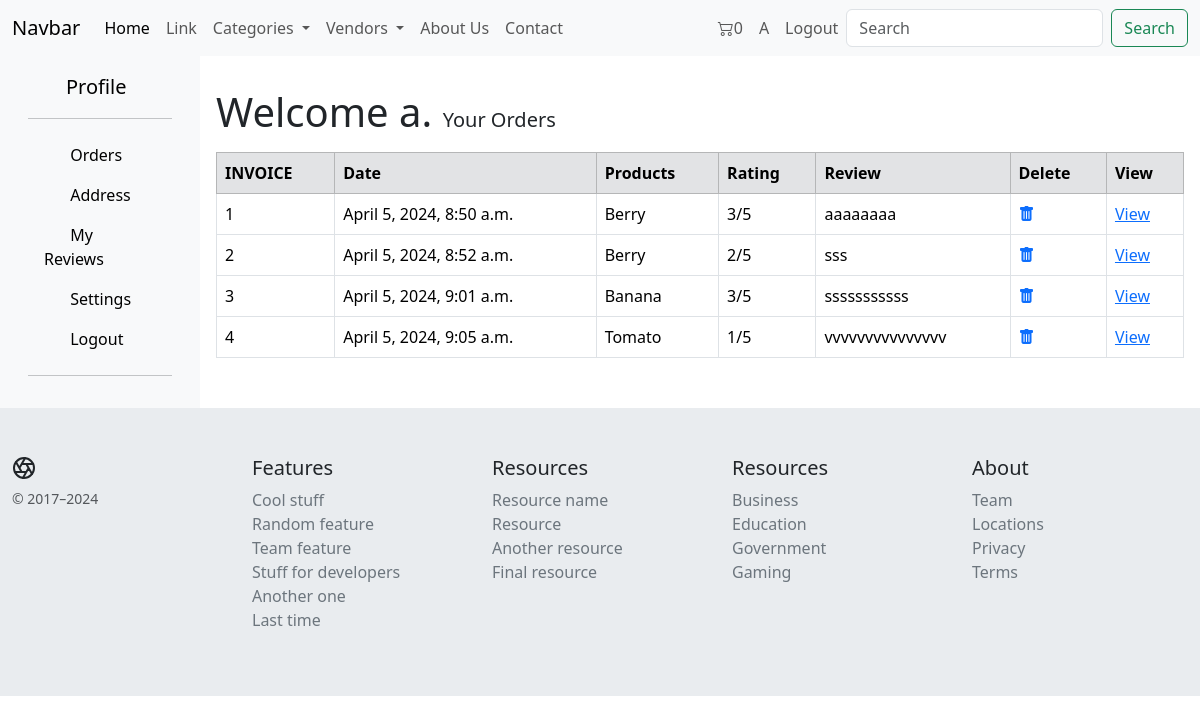
Before: /my-reviews/ (signed in) with the older database file.
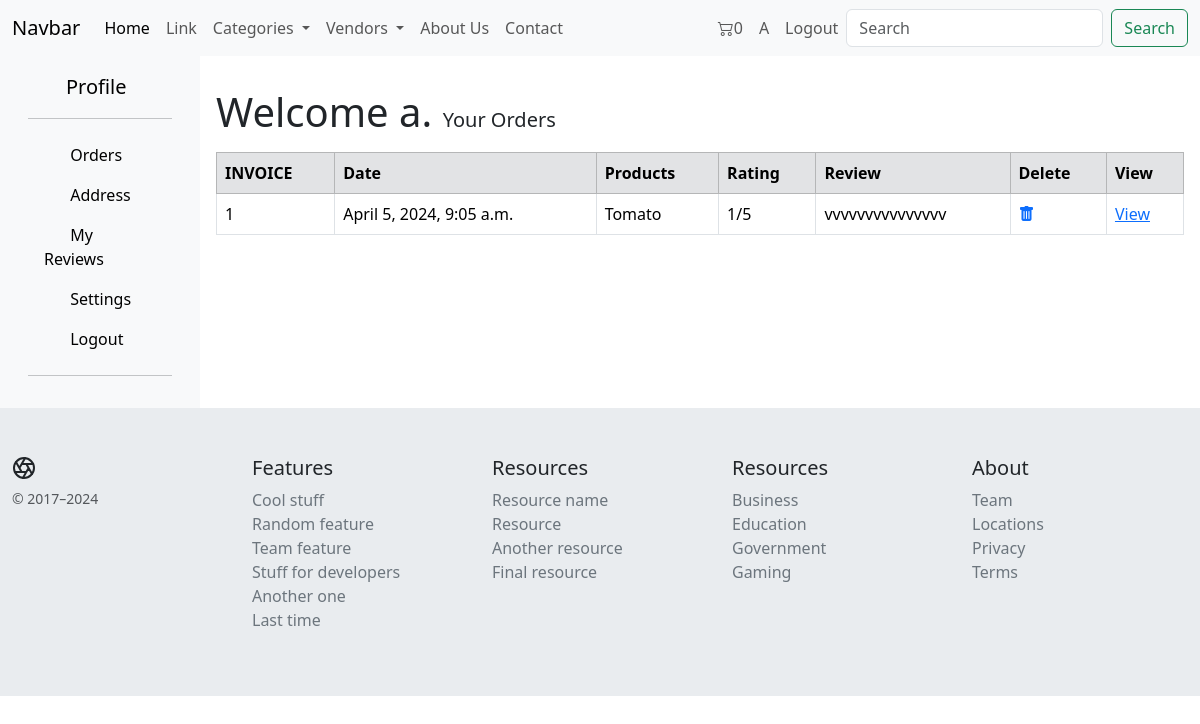
After: the same page with the newer database file.
### core/models.py (models this page shows, shortened)
class Product_Review(models.Model):
    user = models.ForeignKey(customUser, on_delete=models.SET_NULL, null=True)
    product = models.ForeignKey(Product, on_delete=models.CASCADE)
    rating = models.IntegerField(choices=Product_Rating, default=None)
    review = models.TextField()
    review_date = models.DateTimeField(auto_now_add=True)

class Product(models.Model):
    PID = ShortUUIDField(
        unique=True, length=10, prefix="PID:", max_length=15)
    title = models.CharField(max_length=100, default='Sample')
    desc = models.CharField(
        max_length=500, default='lorem lroeam ipsm lorem doooi')
    specifications = models.TextField(null=True, blank=True)
    category = models.ForeignKey(
        Category, on_delete=models.SET_NULL, null=True, related_name='product_category')
    vendor = models.ForeignKey(
        Vendor, on_delete=models.SET_NULL, null=True, blank=True, related_name='product_vendor')
    image = models.ImageField(upload_to='Product_images')
    in_stock = models.BooleanField(default=True)
    featured_on_home_page = models.BooleanField(default=False)
    price = models.DecimalField(
        max_digits=12, decimal_places=2, default='4.99')
    discount_amount = models.DecimalField(
        max_digits=12, decimal_places=2, default=0)
    product_status = models.CharField(
        max_length=20, choices=Product_Choices, default='active')
    date_added = models.DateTimeField(auto_now_add=True)
    updated = models.DateTimeField(auto_now=True, null=True)
    tags = TaggableManager(blank=True)
    def __str__(self):
        return self.title

### core/views.py (the view)
# urls.py: path('my-reviews/', views.my_reviews, name='my_reviews'),
@login_required
def my_reviews(request):
    user = request.user
    reviews = Product_Review.objects.filter(user=user)
    return render(request, 'core/my_reviews.html', {'reviews': reviews})

### core/context_processors.py (called while the page is built)
def context_fn(request):
    categories = Category.objects.all()
    vendors = Vendor.objects.all()
    if "cart_data_object" in request.session:
        cart_items_count = len(request.session['cart_data_object'])
    else:
        cart_items_count = 0
    context = {
        'categories_context': categories,
        'vendors_context': vendors,
        'cart_items_count_context': cart_items_count,
    }
    return context

### core/models.py (called while the page is built)
    def __str__(self):
        return self.title

    def __str__(self):
        return self.title

### userauth/models.py (called while the page is built)
    def __str__(self):
        return self.username

### templates/core/my_reviews.html (shortened to what the changed rows need)
{% extends 'core/base.html' %} {% load static %} {% block content %}
<div class="container-fluid">
    <div class="row">
        <div class="col-xl-10 col-sm-12 col-md-9 col-lg-10 my-3 p-3">
            <div class="row">
                <div class="col-12">
                    <div id="orders-section">
                        {% if reviews %}
                        <table class="table table-bordered table-hover">
                            <thead class="table-secondary">
                                <tr>
                                    <th scope="col">INVOICE</th>
                                    <th scope="col">Date</th>
                                    <th scope="col">Products</th>
                                    <th scope="col">Rating</th>
                                    <th scope="col">Review</th>
                                    <th scope="col">Delete</th>
                                    <th scope="col">View</th>
                                </tr>
                            </thead>
                            <tbody>
                                {% for i in reviews %}
                                <tr>
                                    <td>{{ forloop.counter }}</td>
                                    <td>{{ i.review_date }}</td>
                                    <td>{{ i.product|title }}</td>
                                    <td>{{ i.rating }}/5</td>
                                    <td>{{ i.review|truncatechars:15 }}</td>
                                    <td> <a href="{% url 'core:delete-review' i.id %}"><i
                                                class="bi bi-trash-fill"></i></a></td>
                                    <td>
                                        <a href="{% url 'core:product_detail_view' i.product.PID %}">View</a>
                                    </td>
                                </tr>
                                {% endfor %}
                            </tbody>
                        </table>
                        {%else%}
                        <p class="display-6">You Have Not Reviewed Any Products Yet</p>
                        {%endif%}
                    </div>
                </div>
            </div>
        </div>
    </div>
</div>
{%endblock%}

Changed rows visible on the page:
removed Product_Review: review_date "April 5, 2024, 8:50 a.m.", product "Berry", rating "3", review "aaaaaaaa"
removed Product_Review: review_date "April 5, 2024, 8:52 a.m.", product "Berry", rating "2", review "sss"
removed Product_Review: review_date "April 5, 2024, 9:01 a.m.", product "Banana", rating "3", review "sssssssssss"
